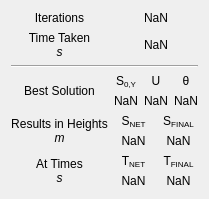
     <widget class="QWidget" name="res_tab">
      <attribute name="title">
       <string>Results</string>
      </attribute>
      <layout class="QGridLayout" name="gridLayout_7">
       <item row="0" column="0">
        <layout class="QGridLayout" name="res_grid">
         <item row="5" column="0">
          <widget class="QLabel" name="at_times_label">
           <property name="text">
            <string>&lt;html&gt;&lt;head/&gt;&lt;body&gt;&lt;p align=&quot;center&quot;&gt;At Times&lt;br/&gt;&lt;span style=&quot; font-style:italic;&quot;&gt;s&lt;/span&gt;&lt;/p&gt;&lt;/body&gt;&lt;/html&gt;</string>
           </property>
          </widget>
         </item>
         <item row="5" column="1">
          <layout class="QGridLayout" name="at_times_grid">
           <item row="0" column="1">
            <widget class="QLabel" name="t_final_label">
             <property name="text">
              <string>&lt;html&gt;&lt;head/&gt;&lt;body&gt;&lt;p align=&quot;center&quot;&gt;T&lt;span style=&quot; vertical-align:sub;&quot;&gt;FINAL&lt;/span&gt;&lt;/p&gt;&lt;/body&gt;&lt;/html&gt;</string>
             </property>
            </widget>
           </item>
           <item row="0" column="0">
            <widget class="QLabel" name="t_net_label">
             <property name="text">
              <string>&lt;html&gt;&lt;head/&gt;&lt;body&gt;&lt;p align=&quot;center&quot;&gt;T&lt;span style=&quot; vertical-align:sub;&quot;&gt;NET&lt;/span&gt;&lt;/p&gt;&lt;/body&gt;&lt;/html&gt;</string>
             </property>
            </widget>
           </item>
           <item row="1" column="1">
            <widget class="QLabel" name="t_final_value_label">
             <property name="text">
              <string>&lt;html&gt;&lt;head/&gt;&lt;body&gt;&lt;p align=&quot;center&quot;&gt;NaN&lt;/p&gt;&lt;/body&gt;&lt;/html&gt;</string>
             </property>
             <property name="alignment">
              <set>Qt::AlignCenter</set>
             </property>
            </widget>
           </item>
           <item row="1" column="0">
            <widget class="QLabel" name="t_net_value_label">
             <property name="text">
              <string>&lt;html&gt;&lt;head/&gt;&lt;body&gt;&lt;p align=&quot;center&quot;&gt;NaN&lt;/p&gt;&lt;/body&gt;&lt;/html&gt;</string>
             </property>
             <property name="alignment">
              <set>Qt::AlignCenter</set>
             </property>
            </widget>
           </item>
          </layout>
         </item>
         <item row="4" column="0">
          <widget class="QLabel" name="heights_label">
           <property name="text">
            <string>&lt;html&gt;&lt;head/&gt;&lt;body&gt;&lt;p align=&quot;center&quot;&gt;Results in Heights&lt;br/&gt;&lt;span style=&quot; font-style:italic;&quot;&gt;m&lt;/span&gt;&lt;/p&gt;&lt;/body&gt;&lt;/html&gt;</string>
           </property>
          </widget>
         </item>
         <item row="0" column="1">
          <widget class="QLabel" name="iterations_value_label">
           <property name="text">
            <string>&lt;html&gt;&lt;head/&gt;&lt;body&gt;&lt;p align=&quot;center&quot;&gt;NaN&lt;/p&gt;&lt;/body&gt;&lt;/html&gt;</string>
           </property>
           <property name="alignment">
            <set>Qt::AlignCenter</set>
           </property>
          </widget>
         </item>
         <item row="0" column="0">
          <widget class="QLabel" name="iterations_label">
           <property name="text">
            <string>&lt;html&gt;&lt;head/&gt;&lt;body&gt;&lt;p align=&quot;center&quot;&gt;Iterations&lt;/p&gt;&lt;/body&gt;&lt;/html&gt;</string>
           </property>
          </widget>
         </item>
         <item row="3" column="0">
          <widget class="QLabel" name="best_solution_label">
           <property name="maximumSize">
            <size>
             <width>16777215</width>
             <height>16777215</height>
            </size>
           </property>
           <property name="text">
            <string>&lt;html&gt;&lt;head/&gt;&lt;body&gt;&lt;p align=&quot;center&quot;&gt;Best Solution&lt;/p&gt;&lt;/body&gt;&lt;/html&gt;</string>
           </property>
          </widget>
         </item>
         <item row="3" column="1">
          <layout class="QGridLayout" name="best_solution_grid">
           <item row="0" column="1">
            <widget class="QLabel" name="init_velocity_label">
             <property name="sizePolicy">
              <sizepolicy hsizetype="Expanding" vsizetype="Preferred">
               <horstretch>0</horstretch>
               <verstretch>0</verstretch>
              </sizepolicy>
             </property>
             <property name="text">
              <string>&lt;html&gt;&lt;head/&gt;&lt;body&gt;&lt;p align=&quot;center&quot;&gt;U&lt;/p&gt;&lt;/body&gt;&lt;/html&gt;</string>
             </property>
            </widget>
           </item>
           <item row="1" column="1">
            <widget class="QLabel" name="init_velocity_value_label">
             <property name="text">
              <string>&lt;html&gt;&lt;head/&gt;&lt;body&gt;&lt;p align=&quot;center&quot;&gt;NaN&lt;/p&gt;&lt;/body&gt;&lt;/html&gt;</string>
             </property>
             <property name="alignment">
              <set>Qt::AlignCenter</set>
             </property>
            </widget>
           </item>
           <item row="0" column="2">
            <widget class="QLabel" name="theta_label">
             <property name="sizePolicy">
              <sizepolicy hsizetype="Expanding" vsizetype="Preferred">
               <horstretch>0</horstretch>
               <verstretch>0</verstretch>
              </sizepolicy>
             </property>
             <property name="text">
              <string>&lt;html&gt;&lt;head/&gt;&lt;body&gt;&lt;p align=&quot;center&quot;&gt;θ&lt;/p&gt;&lt;/body&gt;&lt;/html&gt;</string>
             </property>
            </widget>
           </item>
           <item row="1" column="2">
            <widget class="QLabel" name="theta_value_label">
             <property name="text">
              <string>&lt;html&gt;&lt;head/&gt;&lt;body&gt;&lt;p align=&quot;center&quot;&gt;NaN&lt;/p&gt;&lt;/body&gt;&lt;/html&gt;</string>
             </property>
             <property name="alignment">
              <set>Qt::AlignCenter</set>
             </property>
            </widget>
           </item>
           <item row="0" column="0">
            <widget class="QLabel" name="s0_y_label">
             <property name="sizePolicy">
              <sizepolicy hsizetype="Expanding" vsizetype="Preferred">
               <horstretch>0</horstretch>
               <verstretch>0</verstretch>
              </sizepolicy>
             </property>
             <property name="text">
              <string>&lt;html&gt;&lt;head/&gt;&lt;body&gt;&lt;p align=&quot;center&quot;&gt;S&lt;span style=&quot; vertical-align:sub;&quot;&gt;0,Y&lt;/span&gt;&lt;/p&gt;&lt;/body&gt;&lt;/html&gt;</string>
             </property>
            </widget>
           </item>
           <item row="1" column="0">
            <widget class="QLabel" name="s0_y_value_label">
             <property name="text">
              <string>&lt;html&gt;&lt;head/&gt;&lt;body&gt;&lt;p align=&quot;center&quot;&gt;NaN&lt;/p&gt;&lt;/body&gt;&lt;/html&gt;</string>
             </property>
             <property name="alignment">
              <set>Qt::AlignCenter</set>
             </property>
            </widget>
           </item>
          </layout>
         </item>
         <item row="1" column="0">
          <widget class="QLabel" name="time_taken_label">
           <property name="text">
            <string>&lt;html&gt;&lt;head/&gt;&lt;body&gt;&lt;p align=&quot;center&quot;&gt;Time Taken&lt;br/&gt;&lt;span style=&quot; font-style:italic;&quot;&gt;s&lt;/span&gt;&lt;/p&gt;&lt;/body&gt;&lt;/html&gt;</string>
           </property>
          </widget>
         </item>
         <item row="1" column="1">
          <widget class="QLabel" name="time_taken_value_label">
           <property name="text">
            <string>&lt;html&gt;&lt;head/&gt;&lt;body&gt;&lt;p align=&quot;center&quot;&gt;NaN&lt;/p&gt;&lt;/body&gt;&lt;/html&gt;</string>
           </property>
           <property name="alignment">
            <set>Qt::AlignCenter</set>
           </property>
          </widget>
         </item>
         <item row="4" column="1">
          <layout class="QGridLayout" name="heights_grid">
           <item row="0" column="0">
            <widget class="QLabel" name="s_net_label">
             <property name="text">
              <string>&lt;html&gt;&lt;head/&gt;&lt;body&gt;&lt;p align=&quot;center&quot;&gt;S&lt;span style=&quot; vertical-align:sub;&quot;&gt;NET&lt;/span&gt;&lt;/p&gt;&lt;/body&gt;&lt;/html&gt;</string>
             </property>
            </widget>
           </item>
           <item row="0" column="1">
            <widget class="QLabel" name="s_final_label">
             <property name="text">
              <string>&lt;html&gt;&lt;head/&gt;&lt;body&gt;&lt;p align=&quot;center&quot;&gt;S&lt;span style=&quot; vertical-align:sub;&quot;&gt;FINAL&lt;/span&gt;&lt;/p&gt;&lt;/body&gt;&lt;/html&gt;</string>
             </property>
            </widget>
           </item>
           <item row="1" column="0">
            <widget class="QLabel" name="s_net_value_label">
             <property name="text">
              <string>&lt;html&gt;&lt;head/&gt;&lt;body&gt;&lt;p align=&quot;center&quot;&gt;NaN&lt;/p&gt;&lt;/body&gt;&lt;/html&gt;</string>
             </property>
             <property name="alignment">
              <set>Qt::AlignCenter</set>
             </property>
            </widget>
           </item>
           <item row="1" column="1">
            <widget class="QLabel" name="s_final_value_label">
             <property name="text">
              <string>&lt;html&gt;&lt;head/&gt;&lt;body&gt;&lt;p align=&quot;center&quot;&gt;NaN&lt;/p&gt;&lt;/body&gt;&lt;/html&gt;</string>
             </property>
             <property name="alignment">
              <set>Qt::AlignCenter</set>
             </property>
            </widget>
           </item>
          </layout>
         </item>
         <item row="2" column="0" colspan="2">
          <widget class="Line" name="stats_seperator">
           <property name="orientation">
            <enum>Qt::Horizontal</enum>
           </property>
          </widget>
         </item>
         <item row="6" column="0" colspan="2">
          <layout class="QGridLayout" name="chart_grid"/>
         </item>
        </layout>
       </item>
      </layout>
     </widget>
